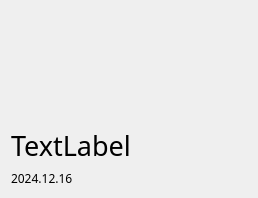
<?xml version="1.0" encoding="UTF-8"?>
<ui version="4.0">
 <class>Form</class>
 <widget class="QWidget" name="Form">
  <property name="geometry">
   <rect>
    <x>0</x>
    <y>0</y>
    <width>258</width>
    <height>198</height>
   </rect>
  </property>
  <property name="windowTitle">
   <string>Form</string>
  </property>
  <layout class="QVBoxLayout" name="verticalLayout">
   <item alignment="Qt::AlignHCenter">
    <widget class="QLabel" name="image">
     <property name="font">
      <font>
       <family>Pretendard</family>
      </font>
     </property>
     <property name="text">
      <string/>
     </property>
    </widget>
   </item>
   <item>
    <widget class="QLabel" name="name">
     <property name="sizePolicy">
      <sizepolicy hsizetype="Preferred" vsizetype="Maximum">
       <horstretch>0</horstretch>
       <verstretch>0</verstretch>
      </sizepolicy>
     </property>
     <property name="font">
      <font>
       <family>Pretendard</family>
       <pointsize>20</pointsize>
      </font>
     </property>
     <property name="text">
      <string>TextLabel</string>
     </property>
    </widget>
   </item>
   <item>
    <widget class="QLabel" name="datetime">
     <property name="sizePolicy">
      <sizepolicy hsizetype="Preferred" vsizetype="Maximum">
       <horstretch>0</horstretch>
       <verstretch>0</verstretch>
      </sizepolicy>
     </property>
     <property name="font">
      <font>
       <family>Pretendard</family>
      </font>
     </property>
     <property name="text">
      <string>2024.12.16</string>
     </property>
    </widget>
   </item>
  </layout>
 </widget>
 <resources/>
 <connections/>
</ui>
